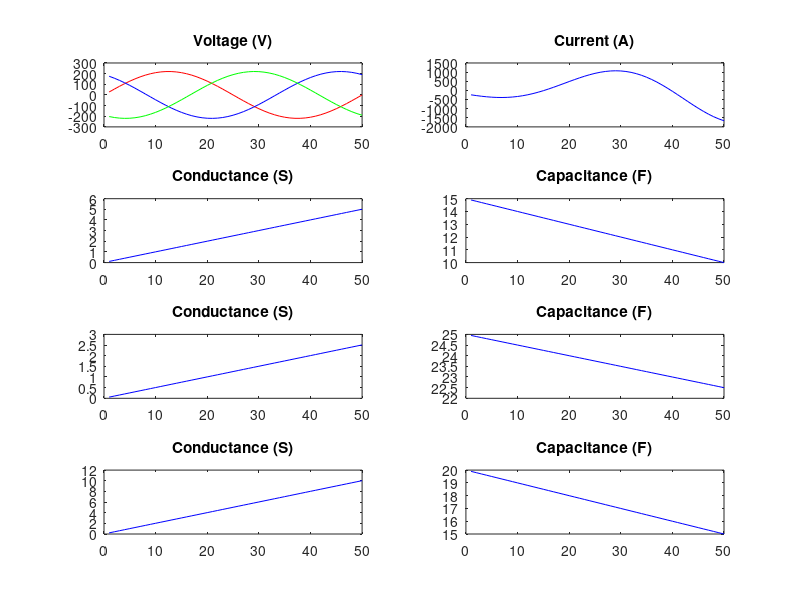
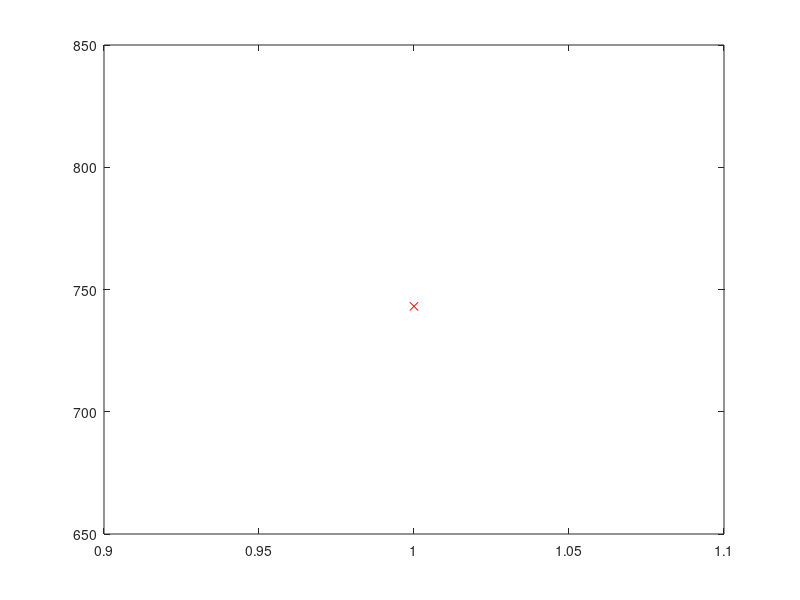

These charts were generated, in order, by the following MATLAB code: (Note: this script raises an error after producing the figures.)
function ret = rcmeter_3p()
  EpochMax = 20;
  solvRate = 0.01;
  Cycl = 1;
  Len = 50;
  Vp = 220;
  w = 2*pi*Cycl/Len;

  n_t = 1:1:Len;

  a1_t = [ 0.0002 0.002 ];
  b1_t = [ 0.3 -0.002 ];
  a2_t = [ 0.0001 0.001 ];
  b2_t = [ 0.5 -0.001 ];
  a3_t = [ 0.0003 0.004 ];
  b3_t = [ 0.4 -0.002 ];

  a1th = length(a1_t);
  a2th = length(a2_t);
  a3th = length(a3_t);
  b1th = length(b1_t);
  b2th = length(b2_t);
  b3th = length(b3_t);
  vars_num =  + b1th + a2th + b2th + a3th + b3th;

  V1_t = Vp*sin(w*n_t);
  V2_t = Vp*sin(w*n_t + 2*pi/3);
  V3_t = Vp*sin(w*n_t - 2*pi/3);
  
  dV1dn_t = w*Vp*cos(w*n_t);
  dV2dn_t = w*Vp*cos(w*n_t + 2*pi/3);
  dV3dn_t = w*Vp*cos(w*n_t - 2*pi/3);

  function ret = polyFunc(a, x)
    ret = 0;
    for m=1:1:length(x)
      for p=1:1:length(a)
        ret += a(p).*x.^(p-1);
      endfor
    endfor
  endfunction

  function ret = diff_polyFunc(a, x)
    ret = 0;
    for m=1:1:length(x)
      for p=1:1:length(a)
        ret += (p-1)*a(p).*x.^(p-2);
      endfor
    endfor
  endfunction

  function ret = Current(v, dvdn, g, c, dcdn)
    ret = ( g + dcdn ) .* v + c .* dvdn;
  endfunction

  function ret = ErrorSquare(it, ir, N)
    ret = 0;
    for m=N
      err = ir(m) - it(m);
      ret += err*err/length(N);
    endfor
    ret = sqrt(ret);
  endfunction

  function [g, c, dcdn] = refreshValues(a, b, x)
    g = polyFunc(a, x);
    c = polyFunc(b, x);
    dcdn = diff_polyFunc(b, x);
  endfunction

  function ret = Avg(val, len)
    ret = 0;
    for k=1:1:len
      ret += val(k)/len;
    endfor
  endfunction

  [G1_t, C1_t, dC1dn_t] = refreshValues(a1_t, b1_t, n_t);
  [G2_t, C2_t, dC2dn_t] = refreshValues(a2_t, b2_t, n_t);
  [G3_t, C3_t, dC3dn_t] = refreshValues(a3_t, b3_t, n_t);
  I_t = Current(V1_t, dV1dn_t, G1_t, C1_t, dC1dn_t) + ...
        Current(V2_t, dV2dn_t, G2_t, C2_t, dC2dn_t) + ...
        Current(V3_t, dV3dn_t, G3_t, C3_t, dC3dn_t);

  inputGraph = figure(1);
  subplot(4,2,1);
  plot(n_t, V1_t, 'r', n_t, V2_t, 'b',n_t, V3_t, 'g');
  title('Voltage (V)');
  subplot(4,2,2);
  plot(n_t, I_t, 'b');
  title('Current (A)');
  subplot(4,2,3);
  plot(n_t, G1_t, 'b');
  title('Conductance (S)');
  subplot(4,2,5);
  plot(n_t, G2_t, 'b');
  title('Conductance (S)');
  subplot(4,2,7);
  plot(n_t, G3_t, 'b');
  title('Conductance (S)');
  subplot(4,2,4);
  plot(n_t, C1_t, 'b');
  title('Capacitance (F)');
  subplot(4,2,6);
  plot(n_t, C2_t, 'b');
  title('Capacitance (F)');
  subplot(4,2,8);
  plot(n_t, C3_t, 'b');
  title('Capacitance (F)');
  
  
  
  function ret = dIda_k(p, N, v, dvdn)
    pn = p -1;
    ret = 0;
    for m=N
      ret += m^pn*v(m);
    endfor
    ret /= length(N);
  endfunction

  function ret = dIdb_k(p, N, v, dvdn)
    pn = p -1;
    ret = 0;
    for m=N
      ret += pn*m^(pn-1)*v(m) + m^pn*dvdn(m);
    endfor
    ret /= length(N);
  endfunction

  a1_r = zeros(size(a1_t));
  b1_r = zeros(size(b1_t));
  a2_r = zeros(size(a2_t));
  b2_r = zeros(size(b2_t));
  a3_r = zeros(size(a3_t));
  b3_r = zeros(size(b3_t));
  
  figure(2);
  errt = [];
  Irms = ErrorSquare(I_t, zeros(size(I_t)), n_t);

  for epoch=1:1:EpochMax
    [G1_r, C1_r, dC1dn_r] = refreshValues(a1_r, b1_r, n_t);
    [G2_r, C2_r, dC2dn_r] = refreshValues(a2_r, b2_r, n_t);
    [G3_r, C3_r, dC3dn_r] = refreshValues(a3_r, b3_r, n_t);
    
    I_r = Current(V1_t, dV1dn_t, G1_r, C1_r, dC1dn_r)+...
          Current(V2_t, dV2dn_t, G2_r, C2_r, dC2dn_r)+...
          Current(V3_t, dV3dn_t, G3_r, C3_r, dC3dn_r);
    Err = ErrorSquare(I_t, I_r, n_t);
    errt = [errt Err];
    plot(errt, 'rx-');
    drawnow;
    printf("%d) %.3f\r\n",epoch, Err);

    if ( Err == 0 ) break; end
    if epoch > 2
      if(errt(epoch) == 0)
        printf("Finish 1\r\n");
        break;
      end
      if( abs( Err / Irms ) < 0.001)
        printf("Finish 2\r\n");
        break;
      end
    end

    # dI = dIda * da + dIdb * db
    # I_t0 - I_r0 = dIda * (a_r - a_r0) + dIdb * (b_r - b_r0)
    # B = [I_t0 - I_r0];
    # M = [dIda, dIdb];
    # x = [a_r - a_r0];
    # solv: B = M * x
    # a_r <- a_r + x;

    rows = a1th+b1th+a2th+b2th+a3th+b3th;
    batchSize = rows ; #floor(Len/rows);
    M = [];
    B = [];
    for row= 1:1:rows
      ROW=[];
      n_r=((row-1)*batchSize)+1:1:(row*batchSize);
      for p=1:1:a1th
        ROW = [ROW, dIda_k(p, n_r, V1_t, dV1dn_t)];
      endfor
      for p=1:1:a2th
        ROW = [ROW, dIda_k(p, n_r, V2_t, dV2dn_t)];
      endfor
      for p=1:1:a3th
        ROW = [ROW, dIda_k(p, n_r, V3_t, dV3dn_t)];
      endfor
      for p=1:1:b1th
        ROW = [ROW, dIdb_k(p, n_r, V1_t, dV1dn_t)];
      endfor
      for p=1:1:b2th
        ROW = [ROW, dIdb_k(p, n_r, V2_t, dV2dn_t)];
      endfor
      for p=1:1:b3th
        ROW = [ROW, dIdb_k(p, n_r, V3_t, dV3dn_t)];
      endfor
      I_t0 = Current(V1_t(n_r), dV1dn_t(n_r), G1_t(n_r), C1_t(n_r), dC1dn_t(n_r)) +...
             Current(V2_t(n_r), dV2dn_t(n_r), G2_t(n_r), C2_t(n_r), dC2dn_t(n_r)) +...
             Current(V3_t(n_r), dV3dn_t(n_r), G3_t(n_r), C3_t(n_r), dC3dn_t(n_r));
      I_r0 = Current(V1_t(n_r), dV1dn_t(n_r), G1_r(n_r), C1_r(n_r), dC1dn_r(n_r)) +...
             Current(V2_t(n_r), dV2dn_t(n_r), G2_r(n_r), C2_r(n_r), dC2dn_r(n_r)) +...
             Current(V3_t(n_r), dV3dn_t(n_r), G3_r(n_r), C3_r(n_r), dC3dn_r(n_r));

      M = [M; ROW];
      B = [B; Avg(I_t0 - I_r0, batchSize)];
    endfor

    x_r = inv(M)*B;

    cursor=0;
    for p=1:1:a1th
      a1_r(p) += x_r(p+cursor)*solvRate;
      cursor++;
    endfor
    for p=1:1:a2th
      a2_r(p) += x_r(p+cursor)*solvRate;
      cursor++;
    endfor
    for p=1:1:a3th
      a3_r(p) += x_r(p+cursor)*solvRate;
      cursor++;
    endfor
    for p=1:1:b1th
      b1_r(p) += x_r(p+cursor)*solvRate;
      cursor++;
    endfor
    for p=1:1:b2th
      b2_r(p) += x_r(p+cursor)*solvRate;
      cursor++;
    endfor
    for p=1:1:b3th
      b3_r(p) += x_r(p+cursor)*solvRate;
      cursor++;
    endfor
  endfor

  inputGraph = figure(2);
  subplot(4,2,1);
  plot(n_t, V1_t, 'r', n_t, V2_t, 'b',n_t, V3_t, 'g');
  title('Voltage (V)');
  subplot(4,2,2);
  plot(n_t, I_t, 'bo', n_t, I_r, 'rx');
  title('Current (A)');
  subplot(4,2,3);
  plot(n_t, G1_t, 'bo', n_t, G1_r, 'rx');
  title('Conductance (S)');
  subplot(4,2,5);
  plot(n_t, G2_t, 'bo', n_t, G2_r, 'rx');
  title('Conductance (S)');
  subplot(4,2,7);
  plot(n_t, G3_t, 'bo', n_t, G3_r, 'rx');
  title('Conductance (S)');
  subplot(4,2,4);
  plot(n_t, C1_t, 'bo', n_t, C1_r, 'rx');
  title('Capacitance (F)');
  subplot(4,2,6);
  plot(n_t, C2_t, 'bo', n_t, C2_r, 'rx');
  title('Capacitance (F)');
  subplot(4,2,8);
  plot(n_t, C3_t, 'bo', n_t, C3_r, 'rx');
  title('Capacitance (F)');
  

  printf("G1 = %s\r\n",polyout(flip(a1_r), 'n'));
  printf("G1 = %s\r\n",polyout(flip(a2_r), 'n'));
  printf("G1 = %s\r\n",polyout(flip(a3_r), 'n'));
  printf("C2 = %s\r\n",polyout(flip(b1_r), 'n'));
  printf("C2 = %s\r\n",polyout(flip(b2_r), 'n'));
  printf("C2 = %s\r\n",polyout(flip(b3_r), 'n'));
  
endfunction
